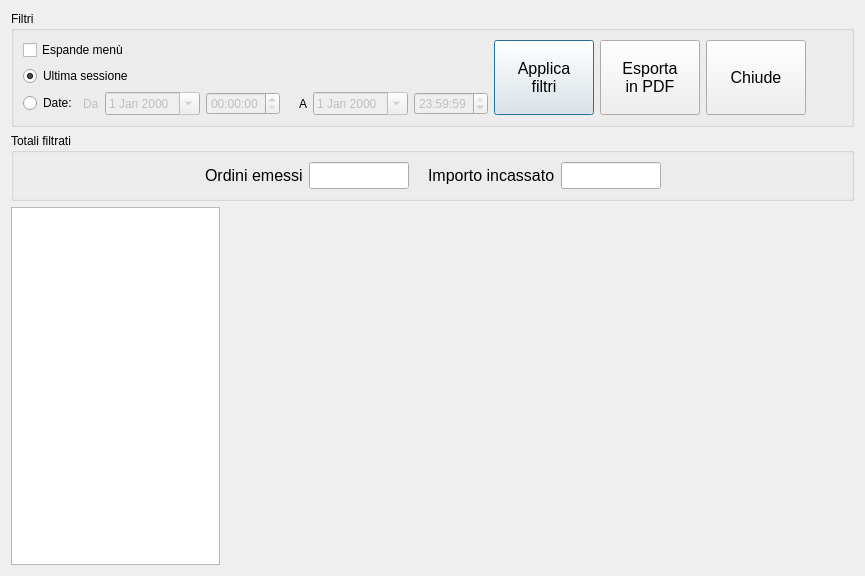
<?xml version="1.0" encoding="UTF-8"?>
<ui version="4.0">
 <class>StatsForm</class>
 <widget class="QDialog" name="StatsForm">
  <property name="geometry">
   <rect>
    <x>0</x>
    <y>0</y>
    <width>865</width>
    <height>576</height>
   </rect>
  </property>
  <property name="windowTitle">
   <string>Statistiche</string>
  </property>
  <layout class="QVBoxLayout" name="verticalLayout" stretch="0,0,1">
   <item>
    <widget class="QGroupBox" name="groupBox">
     <property name="sizePolicy">
      <sizepolicy hsizetype="Preferred" vsizetype="Preferred">
       <horstretch>0</horstretch>
       <verstretch>0</verstretch>
      </sizepolicy>
     </property>
     <property name="title">
      <string>Filtri</string>
     </property>
     <layout class="QHBoxLayout" name="horizontalLayout_7">
      <item>
       <layout class="QHBoxLayout" name="horizontalLayout_5" stretch="0,1,0,0,0,0">
        <item>
         <layout class="QVBoxLayout" name="verticalLayout_3">
          <item>
           <widget class="QCheckBox" name="expMenuBox">
            <property name="text">
             <string>Espande menù</string>
            </property>
           </widget>
          </item>
          <item>
           <widget class="QRadioButton" name="ultimaSessioneBox">
            <property name="text">
             <string>Ultima sessione</string>
            </property>
            <property name="checked">
             <bool>true</bool>
            </property>
           </widget>
          </item>
          <item>
           <layout class="QHBoxLayout" name="horizontalLayout_4">
            <item>
             <widget class="QRadioButton" name="filtroDateBox">
              <property name="text">
               <string>Date:</string>
              </property>
             </widget>
            </item>
            <item>
             <layout class="QHBoxLayout" name="horizontalLayout">
              <item>
               <widget class="QLabel" name="label">
                <property name="enabled">
                 <bool>false</bool>
                </property>
                <property name="text">
                 <string>Da</string>
                </property>
               </widget>
              </item>
              <item>
               <widget class="QDateEdit" name="fromData">
                <property name="enabled">
                 <bool>false</bool>
                </property>
                <property name="calendarPopup">
                 <bool>true</bool>
                </property>
               </widget>
              </item>
              <item>
               <widget class="QTimeEdit" name="fromOra">
                <property name="enabled">
                 <bool>false</bool>
                </property>
               </widget>
              </item>
              <item>
               <spacer name="horizontalSpacer">
                <property name="orientation">
                 <enum>Qt::Horizontal</enum>
                </property>
                <property name="sizeType">
                 <enum>QSizePolicy::Fixed</enum>
                </property>
                <property name="sizeHint" stdset="0">
                 <size>
                  <width>13</width>
                  <height>17</height>
                 </size>
                </property>
               </spacer>
              </item>
              <item>
               <widget class="QLabel" name="label_2">
                <property name="text">
                 <string>A</string>
                </property>
               </widget>
              </item>
              <item>
               <widget class="QDateEdit" name="toData">
                <property name="enabled">
                 <bool>false</bool>
                </property>
                <property name="calendarPopup">
                 <bool>true</bool>
                </property>
               </widget>
              </item>
              <item>
               <widget class="QTimeEdit" name="toOra">
                <property name="enabled">
                 <bool>false</bool>
                </property>
                <property name="time">
                 <time>
                  <hour>23</hour>
                  <minute>59</minute>
                  <second>59</second>
                 </time>
                </property>
               </widget>
              </item>
             </layout>
            </item>
           </layout>
          </item>
         </layout>
        </item>
        <item>
         <spacer name="horizontalSpacer_4">
          <property name="orientation">
           <enum>Qt::Horizontal</enum>
          </property>
          <property name="sizeHint" stdset="0">
           <size>
            <width>100</width>
            <height>20</height>
           </size>
          </property>
         </spacer>
        </item>
        <item>
         <widget class="QPushButton" name="filtraBtn">
          <property name="sizePolicy">
           <sizepolicy hsizetype="Minimum" vsizetype="Expanding">
            <horstretch>0</horstretch>
            <verstretch>0</verstretch>
           </sizepolicy>
          </property>
          <property name="minimumSize">
           <size>
            <width>100</width>
            <height>0</height>
           </size>
          </property>
          <property name="maximumSize">
           <size>
            <width>16777215</width>
            <height>100</height>
           </size>
          </property>
          <property name="font">
           <font>
            <pointsize>12</pointsize>
           </font>
          </property>
          <property name="text">
           <string>Applica
filtri</string>
          </property>
         </widget>
        </item>
        <item>
         <widget class="QPushButton" name="stampaBtn">
          <property name="sizePolicy">
           <sizepolicy hsizetype="Minimum" vsizetype="Expanding">
            <horstretch>0</horstretch>
            <verstretch>0</verstretch>
           </sizepolicy>
          </property>
          <property name="minimumSize">
           <size>
            <width>100</width>
            <height>0</height>
           </size>
          </property>
          <property name="maximumSize">
           <size>
            <width>16777215</width>
            <height>100</height>
           </size>
          </property>
          <property name="font">
           <font>
            <pointsize>12</pointsize>
           </font>
          </property>
          <property name="text">
           <string>Esporta
in PDF</string>
          </property>
         </widget>
        </item>
        <item>
         <widget class="QPushButton" name="filtraBtn_2">
          <property name="sizePolicy">
           <sizepolicy hsizetype="Minimum" vsizetype="Expanding">
            <horstretch>0</horstretch>
            <verstretch>0</verstretch>
           </sizepolicy>
          </property>
          <property name="minimumSize">
           <size>
            <width>100</width>
            <height>0</height>
           </size>
          </property>
          <property name="maximumSize">
           <size>
            <width>16777215</width>
            <height>100</height>
           </size>
          </property>
          <property name="font">
           <font>
            <pointsize>12</pointsize>
           </font>
          </property>
          <property name="text">
           <string>Chiude</string>
          </property>
         </widget>
        </item>
        <item>
         <spacer name="horizontalSpacer_3">
          <property name="orientation">
           <enum>Qt::Horizontal</enum>
          </property>
          <property name="sizeHint" stdset="0">
           <size>
            <width>100</width>
            <height>20</height>
           </size>
          </property>
         </spacer>
        </item>
       </layout>
      </item>
     </layout>
    </widget>
   </item>
   <item>
    <widget class="QGroupBox" name="groupBox_2">
     <property name="title">
      <string>Totali filtrati</string>
     </property>
     <layout class="QHBoxLayout" name="horizontalLayout_3" stretch="1,0,0,0,0,0,1">
      <item>
       <spacer name="horizontalSpacer_9">
        <property name="orientation">
         <enum>Qt::Horizontal</enum>
        </property>
        <property name="sizeType">
         <enum>QSizePolicy::Expanding</enum>
        </property>
        <property name="sizeHint" stdset="0">
         <size>
          <width>13</width>
          <height>20</height>
         </size>
        </property>
       </spacer>
      </item>
      <item>
       <widget class="QLabel" name="label_4">
        <property name="font">
         <font>
          <pointsize>12</pointsize>
         </font>
        </property>
        <property name="text">
         <string>Ordini emessi</string>
        </property>
       </widget>
      </item>
      <item>
       <widget class="QLineEdit" name="totaleOrdiniTxt">
        <property name="maximumSize">
         <size>
          <width>100</width>
          <height>16777215</height>
         </size>
        </property>
        <property name="font">
         <font>
          <pointsize>12</pointsize>
          <weight>75</weight>
          <bold>true</bold>
         </font>
        </property>
        <property name="alignment">
         <set>Qt::AlignRight|Qt::AlignTrailing|Qt::AlignVCenter</set>
        </property>
        <property name="readOnly">
         <bool>true</bool>
        </property>
       </widget>
      </item>
      <item>
       <spacer name="horizontalSpacer_8">
        <property name="orientation">
         <enum>Qt::Horizontal</enum>
        </property>
        <property name="sizeType">
         <enum>QSizePolicy::Expanding</enum>
        </property>
        <property name="sizeHint" stdset="0">
         <size>
          <width>13</width>
          <height>20</height>
         </size>
        </property>
       </spacer>
      </item>
      <item>
       <widget class="QLabel" name="label_3">
        <property name="font">
         <font>
          <pointsize>12</pointsize>
         </font>
        </property>
        <property name="text">
         <string>Importo incassato</string>
        </property>
       </widget>
      </item>
      <item>
       <widget class="QLineEdit" name="totaleImportoTxt">
        <property name="maximumSize">
         <size>
          <width>100</width>
          <height>16777215</height>
         </size>
        </property>
        <property name="font">
         <font>
          <pointsize>12</pointsize>
          <weight>75</weight>
          <bold>true</bold>
         </font>
        </property>
        <property name="alignment">
         <set>Qt::AlignRight|Qt::AlignTrailing|Qt::AlignVCenter</set>
        </property>
        <property name="readOnly">
         <bool>true</bool>
        </property>
       </widget>
      </item>
      <item>
       <spacer name="horizontalSpacer_10">
        <property name="orientation">
         <enum>Qt::Horizontal</enum>
        </property>
        <property name="sizeType">
         <enum>QSizePolicy::Expanding</enum>
        </property>
        <property name="sizeHint" stdset="0">
         <size>
          <width>13</width>
          <height>20</height>
         </size>
        </property>
       </spacer>
      </item>
     </layout>
    </widget>
   </item>
   <item>
    <layout class="QHBoxLayout" name="horizontalLayout_2" stretch="0,3">
     <item>
      <widget class="QTableView" name="statsView">
       <property name="sizePolicy">
        <sizepolicy hsizetype="Expanding" vsizetype="Expanding">
         <horstretch>1</horstretch>
         <verstretch>0</verstretch>
        </sizepolicy>
       </property>
       <property name="editTriggers">
        <set>QAbstractItemView::NoEditTriggers</set>
       </property>
       <property name="selectionMode">
        <enum>QAbstractItemView::SingleSelection</enum>
       </property>
       <property name="selectionBehavior">
        <enum>QAbstractItemView::SelectRows</enum>
       </property>
       <attribute name="horizontalHeaderMinimumSectionSize">
        <number>30</number>
       </attribute>
      </widget>
     </item>
     <item>
      <widget class="QCustomPlot" name="graficoPlot" native="true">
       <property name="sizePolicy">
        <sizepolicy hsizetype="Preferred" vsizetype="Preferred">
         <horstretch>2</horstretch>
         <verstretch>0</verstretch>
        </sizepolicy>
       </property>
      </widget>
     </item>
    </layout>
   </item>
  </layout>
 </widget>
 <customwidgets>
  <customwidget>
   <class>QCustomPlot</class>
   <extends>QWidget</extends>
   <header>qcustomplot.h</header>
   <container>1</container>
  </customwidget>
 </customwidgets>
 <resources/>
 <connections>
  <connection>
   <sender>filtroDateBox</sender>
   <signal>toggled(bool)</signal>
   <receiver>label</receiver>
   <slot>setEnabled(bool)</slot>
   <hints>
    <hint type="sourcelabel">
     <x>41</x>
     <y>89</y>
    </hint>
    <hint type="destinationlabel">
     <x>90</x>
     <y>89</y>
    </hint>
   </hints>
  </connection>
  <connection>
   <sender>filtroDateBox</sender>
   <signal>toggled(bool)</signal>
   <receiver>fromData</receiver>
   <slot>setEnabled(bool)</slot>
   <hints>
    <hint type="sourcelabel">
     <x>34</x>
     <y>96</y>
    </hint>
    <hint type="destinationlabel">
     <x>118</x>
     <y>100</y>
    </hint>
   </hints>
  </connection>
  <connection>
   <sender>filtroDateBox</sender>
   <signal>toggled(bool)</signal>
   <receiver>fromOra</receiver>
   <slot>setEnabled(bool)</slot>
   <hints>
    <hint type="sourcelabel">
     <x>23</x>
     <y>98</y>
    </hint>
    <hint type="destinationlabel">
     <x>206</x>
     <y>94</y>
    </hint>
   </hints>
  </connection>
  <connection>
   <sender>filtroDateBox</sender>
   <signal>toggled(bool)</signal>
   <receiver>label_2</receiver>
   <slot>setEnabled(bool)</slot>
   <hints>
    <hint type="sourcelabel">
     <x>41</x>
     <y>92</y>
    </hint>
    <hint type="destinationlabel">
     <x>289</x>
     <y>91</y>
    </hint>
   </hints>
  </connection>
  <connection>
   <sender>filtroDateBox</sender>
   <signal>toggled(bool)</signal>
   <receiver>toData</receiver>
   <slot>setEnabled(bool)</slot>
   <hints>
    <hint type="sourcelabel">
     <x>40</x>
     <y>94</y>
    </hint>
    <hint type="destinationlabel">
     <x>309</x>
     <y>93</y>
    </hint>
   </hints>
  </connection>
  <connection>
   <sender>filtroDateBox</sender>
   <signal>toggled(bool)</signal>
   <receiver>toOra</receiver>
   <slot>setEnabled(bool)</slot>
   <hints>
    <hint type="sourcelabel">
     <x>51</x>
     <y>93</y>
    </hint>
    <hint type="destinationlabel">
     <x>403</x>
     <y>91</y>
    </hint>
   </hints>
  </connection>
  <connection>
   <sender>filtraBtn_2</sender>
   <signal>clicked()</signal>
   <receiver>StatsForm</receiver>
   <slot>reject()</slot>
   <hints>
    <hint type="sourcelabel">
     <x>699</x>
     <y>73</y>
    </hint>
    <hint type="destinationlabel">
     <x>859</x>
     <y>118</y>
    </hint>
   </hints>
  </connection>
 </connections>
</ui>
